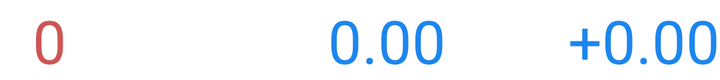
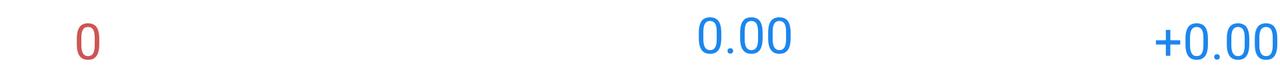

One screen, two layout resources from the same app: the default and the repository's alternative for another configuration. Each is rendered where Android would select it; the XML of both is given below.
<!-- AndroidManifest.xml: application theme AppTheme -->
<!-- res/layout/stopwatch_lap_item.xml -->
<?xml version="1.0" encoding="utf-8"?>
<layout xmlns:android="http://schemas.android.com/apk/res/android"
	xmlns:tools="http://schemas.android.com/tools"
	xmlns:app="http://schemas.android.com/apk/res-auto">

	<data>
		<variable
			name="lap"
			type="com.terrranullius.stopwatch.db.Lap" />

		<variable
			name="positionVariable"
			type="Integer" />
	</data>

<LinearLayout

	android:layout_width="match_parent"
	android:layout_height="40dp"
	android:orientation="horizontal">


	<TextView
		android:id="@+id/position"
        android:layout_height="match_parent"
		android:textAppearance="?android:attr/textAppearanceMedium"
		android:layout_width="0dp"
		android:layout_weight="4"
		tools:text="0"
		android:textColor="@color/Lightlapp"
		android:gravity="center"
		android:textSize="@dimen/nanosec"
		itemPosition="@{positionVariable}"
		/>

	<TextView
		android:layout_height="match_parent"
		android:layout_width="0dp"
		android:layout_weight="7"
		/>

	<TextView
		android:id="@+id/lapTimeStamp"
		android:layout_height="match_parent"
		android:textAppearance="?android:attr/textAppearanceMedium"
		android:layout_width="0dp"
		android:layout_weight="7"
		android:textColor="@color/Lightlapv"
		android:gravity="right"
		android:textSize="@dimen/nanosec"
		tools:text="0.00"
		timeStamp="@{lap.timeStamp}"/>
	
	<TextView
		android:layout_height="match_parent"
		android:layout_width="0dp"
		android:layout_weight="3"
	/>

	<TextView
		android:id="@+id/lapTime"
		android:layout_height="40dp"
		android:textAppearance="?android:attr/textAppearanceMedium"
		android:layout_width="0dp"
		android:layout_weight="8"
		android:textColor="@color/Lightlapv"
		android:gravity="right"
		android:textSize="@dimen/nanosec"
		tools:text="+0.00"
		lapTime="@{lap.lapTime}"
		/>

</LinearLayout>

</layout>
<!-- resources referenced by this layout -->
<resources>
  <color name="Lightlapp">#CD5555</color>
  <color name="Lightlapv">#1C86EE</color>
  <!-- from res/values-sw340dp/ -->
  <dimen name="nanosec">30sp</dimen>
  <style name="AppTheme" parent="Theme.MaterialComponents.DayNight.DarkActionBar">
          <item name="colorPrimary">#253238</item>
          <item name="colorPrimaryDark">#253238</item>
  	</style>
</resources>
<!-- res/layout-land/stopwatch_lap_item.xml (the repository's variant of the layout above) -->
<!-- drawn on the phone turned sideways -->
<?xml version="1.0" encoding="utf-8"?>
<LinearLayout
	xmlns:android="http://schemas.android.com/apk/res/android"
	android:layout_width="match_parent"
	android:layout_height="40dp"
	android:orientation="horizontal">

	<TextView
        android:layout_height="match_parent"
		android:textAppearance="?android:attr/textAppearanceMedium"
		android:layout_width="0dp"
		android:layout_weight="4"
		android:text="0"
		android:textColor="@color/Lightlapp"
		android:gravity="center"
		android:id="@+id/position"
		android:textSize="@dimen/Lnanosec"/>
	
	<TextView
		android:layout_height="match_parent"
		android:layout_width="0dp"
		android:layout_weight="7"
		/>

	<TextView
		android:layout_height="match_parent"
		android:textAppearance="?android:attr/textAppearanceMedium"
		android:layout_width="0dp"
		android:layout_weight="7"
		android:textColor="@color/Lightlapv"
		android:gravity="right"
		android:id="@+id/lapTimeStamp"
		android:textSize="@dimen/Lnanosec"
		android:text="0.00"/>
	
	<TextView
		android:layout_height="match_parent"
		android:layout_width="0dp"
		android:layout_weight="3"
	/>

	<TextView
		android:layout_height="40dp"
		android:textAppearance="?android:attr/textAppearanceMedium"
		android:layout_width="0dp"
		android:layout_weight="8"
		android:textColor="@color/Lightlapv"
		android:gravity="right"
		android:id="@+id/lapTime"
		android:textSize="@dimen/Lnanosec"
		android:text="+0.00"
		/>

</LinearLayout>
<!-- resources referenced by the variant -->
<!-- as the phone turned sideways resolves them -->
<resources>
  <color name="Lightlapp">#CD5555</color>
  <color name="Lightlapv">#1C86EE</color>
  <!-- from res/values-sw340dp/ -->
  <dimen name="Lnanosec">25sp</dimen>
  <style name="AppTheme" parent="Theme.MaterialComponents.DayNight.DarkActionBar">
          <item name="colorPrimary">#253238</item>
          <item name="colorPrimaryDark">#253238</item>
  	</style>
</resources>
